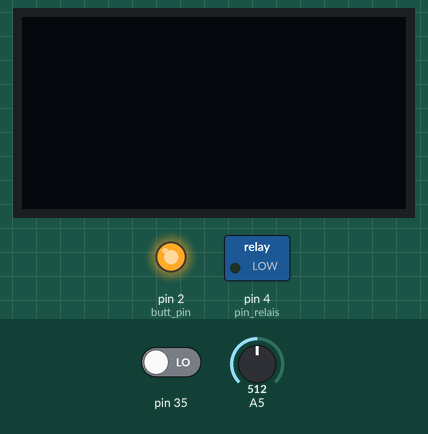
The sketch below on a simulated Arduino Mega 2560, built with avr-gcc and run on an emulated ATmega2560. Shown: 128×64 one-colour display, switched loads named in the sketch (green lamp = pin HIGH), output pins drawn as LEDs (lit = HIGH). The inputs (shaded band) are chosen by the test bench; at power-on: pin 35 LOW, A5 = 512. What the sketch prints to the serial monitor is not drawn.

Above: at 1.5 s.
1.6 s: pin 35 driven HIGH
At 2.2 s:
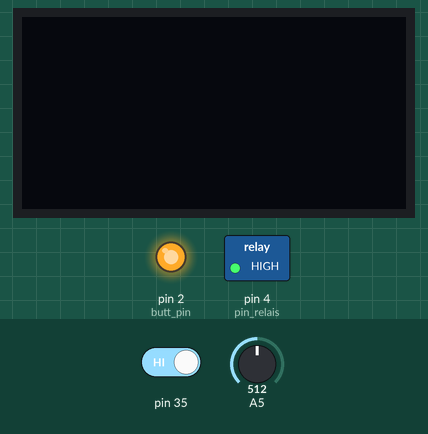
3.1 s: pin 35 driven LOW
At 4.2 s:
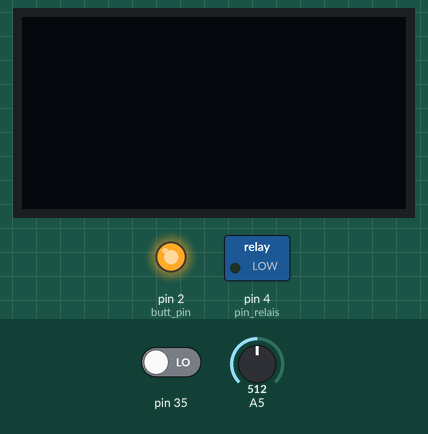
Timing chart, 0 to 6.1 s (numbered marks = the images above; inputs shaded):
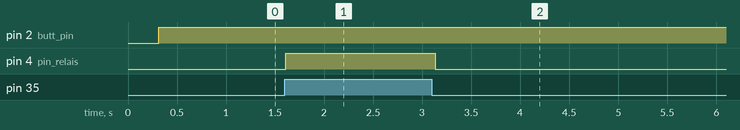

Measured:
- after the input at 1.6 s, pin 4 (pin_relais): LOW → HIGH at once
- after the input at 3.1 s, pin 4 (pin_relais): HIGH → LOW at once

The sketch:

base_projo.ino
```cpp
//boucle interrupteur
//if (digitalRead(2)==1) {
//  if (altern==0) {
//    altern=1;
//    digitalWrite(pin_relais,HIGH);
//    delay(500);
//  }
//  else {
//    altern=0;
//    digitalWrite(pin_relais,LOW);
//    delay(500);
//  }
//}

//boucle aquerir heures ou minutes
//
//SeeedOled.setTextXY(0,0);
//SeeedOled.putString("heure:");
//SeeedOled.setTextXY(4,3);
//while(digitalRead(butt_pin)==0) {
//  SeeedOled.putString(val_hrs);
//  }
//int hrs_val==digitalRead(butt_pin)
//
//
//


#include <Wire.h>
#include <SeeedOLED.h>

const int pin_relais=4;
const int butt_pin=2;
int altern=0;


void setup() {
  Serial.begin(115200);
  Wire.begin();
  SeeedOled.init();  //initialise le SEEED OLED display
  SeeedOled.clearDisplay();          //nettoie l'écran et pose la position d'écriture en haut a gauche
  SeeedOled.setNormalDisplay();      //met l affichage en mode normal (non mode inverse)
  SeeedOled.setPageMode();           //mode d envoie des données mis par defaut(par paquets)
  SeeedOled.setTextXY(0,0);
  pinMode(2,OUTPUT);
  pinMode(4,OUTPUT);
  pinMode(35,INPUT);
  pinMode(A5,INPUT);
}

void loop() {

  digitalWrite(2,HIGH);
  int val_pot=analogRead(A5);
  int val_min=map(val_pot,0,1023,0,59);
  int val_hrs=map(val_pot,0,1023,0,23);
  Serial.println(val_pot);
  Serial.println(val_min);
  Serial.println(val_hrs);
  if (digitalRead(35)==HIGH) {
    Serial.println("bouton actif");
  }
  Serial.println(altern);
  delay(10);


//boucle switch pour activer une pin en high ou low

  if (digitalRead(35)==HIGH) {
    digitalWrite(pin_relais,HIGH);
    delay(50);
  }
  else {
    digitalWrite(pin_relais,LOW);
  }


}
```
